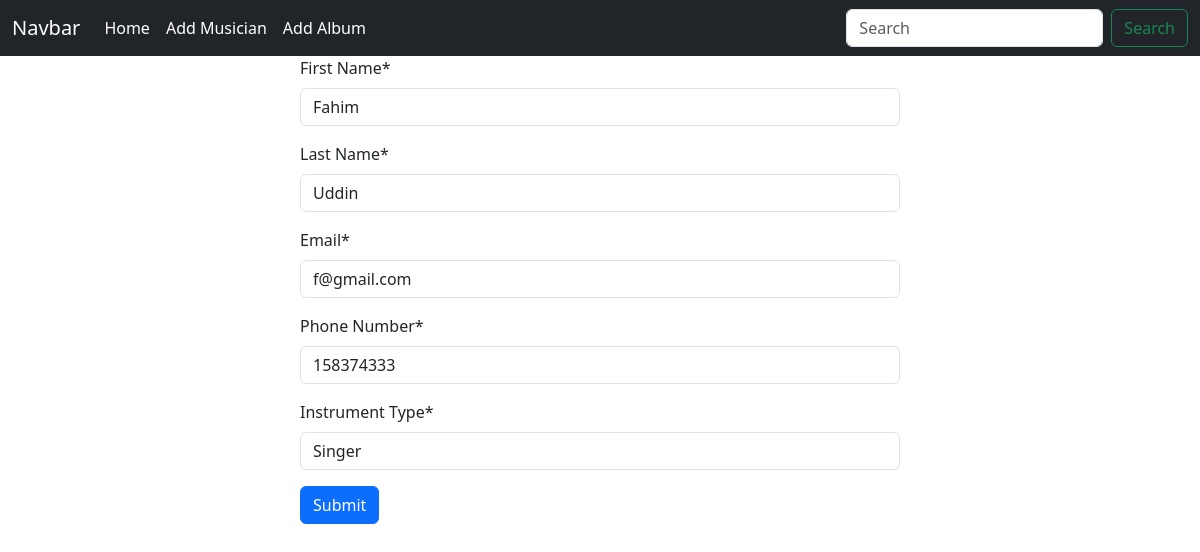
/musicians/edit/158374333, run on the app's committed database.
### musicians/models.py (models this page shows, shortened)
class MusicianModel(models.Model):
    First_Name = models.CharField(max_length=20)
    Last_Name = models.CharField(max_length=20)
    Email = models.EmailField()
    Phone_Number = models.IntegerField(primary_key=True)
    Instrument_Type = models.CharField(max_length=30)

### musicians/views.py (the view)
# urls.py: path('edit/<int:id>', views.Edit_musician, name="editmusician")
def Edit_musician(request, id):
    album = MusicianModel.objects.get(Phone_Number=id)
    edit_form = MusicianForm(instance=album)
    if request.method == 'POST':
        edit_form = MusicianForm(request.POST,instance=album)
        if edit_form.is_valid():
            edit_form.save()
            return redirect('homepage')
    return render(request, 'musicianfrom.html', {'form' : edit_form})

### musicians/forms.py
class MusicianForm(forms.ModelForm):
    class Meta:
        model = MusicianModel
        fields = '__all__'

### musicians/templates/musicianfrom.html (shortened to what this page needs)
{% extends "base.html" %} {% block content %}
{% load crispy_forms_tags %}
<form action="" method="post" style="width: 50%; margin: auto;">
{{form | crispy}}
<button class="btn btn-primary">Submit</button>
</form>
{% endblock content %}

### data on the page
MusicianModel: First_Name "Fahim", Last_Name "Uddin", Email "f@gmail.com", Phone_Number "158374333", Instrument_Type "Singer"
